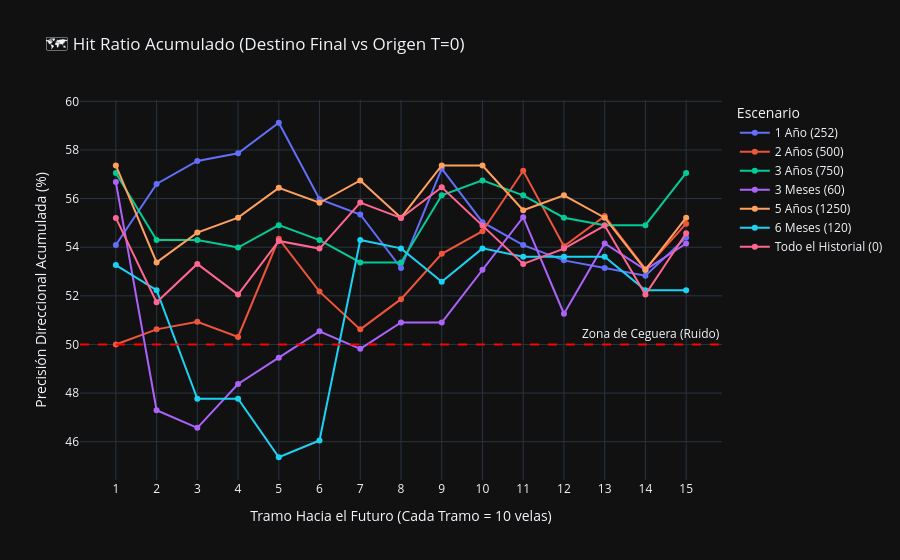

Notebook cell for this chart:
### Markdown cell above
### 🗺️ Módulo 3.5: Hit Ratio Acumulado (Perspectiva Macro vs T=0)
A diferencia del Hit Local (que puede caer por reversión a la media), esta métrica responde a la pregunta: *¿El precio final del tramo N terminó en la misma dirección general (respecto al punto de partida $t=0$) que predijo SINDy?*

### Code cell
if not df_clean.empty and 'CumHit_B1' in df_clean.columns:
    cum_hit_cols = [f'CumHit_B{i}' for i in range(1, 16)]
    
    # Promedio global según el Escenario (Periodo + Intervalo)
    cum_decay_df = df_clean.groupby('Escenario')[cum_hit_cols].mean().reset_index()
    
    # Transponer los datos (Melt)
    cum_decay_melted = pd.melt(cum_decay_df, id_vars=['Escenario'], value_vars=cum_hit_cols, 
                           var_name='Bloque_Futuro', value_name='CumHit_Ratio')
    
    # Extraer el número de Tramo para el Eje X
    cum_decay_melted['CumHit_Ratio'] = cum_decay_melted['CumHit_Ratio'] * 100
    cum_decay_melted['Tramo_Futuro'] = cum_decay_melted['Bloque_Futuro'].str.extract(r'(\d+)').astype(int)
    
    fig = px.line(cum_decay_melted, x='Tramo_Futuro', y='CumHit_Ratio', color='Escenario', markers=True,
                  title="🗺️ Hit Ratio Acumulado (Destino Final vs Origen T=0)",
                  labels={'Tramo_Futuro': 'Tramo Hacia el Futuro (Cada Tramo = 10 velas)', 'CumHit_Ratio': 'Precisión Direccional Acumulada (%)'})
    
    fig.add_hline(y=50, line_dash="dash", line_color="red", annotation_text="Zona de Ceguera (Ruido)")
    fig.update_xaxes(dtick=1) # Mostrar todos los números del 1 al 15 en el eje X
    fig.update_layout(template='plotly_dark')
    fig.show()
elif not df_clean.empty:
    print("⚠️ La base de datos actual no contiene las columnas 'CumHit_B'. Por favor vuelve a generar la base de datos ejecutando el simulador (Notebook 1B).")

### Figure 1 — Plotly figure (JSON) as saved in the notebook; plotly's stock layout.template omitted (floating-point values rounded to 4 significant figures)
{"data": [{"hovertemplate": "Escenario=1 Año (252)<br>Tramo Hacia el Futuro (Cada Tramo = 10 velas)=%{x}<br>Precisión Direccional Acumulada (%)=%{y}<extra></extra>", "legendgroup": "1 Año (252)", "line": {"color": "#636efa", "dash": "solid"}, "marker": {"symbol": "circle"}, "mode": "lines+markers", "name": "1 Año (252)", "orientation": "v", "showlegend": true, "type": "scatter", "x": [1, 2, 3, 4, 5, 6, 7, 8, 9, 10, 11, 12, 13, 14, 15], "xaxis": "x", "y": [54.09, 56.6, 57.55, 57.86, 59.12, 55.97, 55.35, 53.14, 57.23, 55.03, 54.09, 53.46, 53.14, 52.83, 54.4], "yaxis": "y"}, {"hovertemplate": "Escenario=2 Años (500)<br>Tramo Hacia el Futuro (Cada Tramo = 10 velas)=%{x}<br>Precisión Direccional Acumulada (%)=%{y}<extra></extra>", "legendgroup": "2 Años (500)", "line": {"color": "#EF553B", "dash": "solid"}, "marker": {"symbol": "circle"}, "mode": "lines+markers", "name": "2 Años (500)", "orientation": "v", "showlegend": true, "type": "scatter", "x": [1, 2, 3, 4, 5, 6, 7, 8, 9, 10, 11, 12, 13, 14, 15], "xaxis": "x", "y": [50.0, 50.62, 50.93, 50.31, 54.35, 52.17, 50.62, 51.86, 53.73, 54.66, 57.14, 54.04, 55.28, 53.11, 54.97], "yaxis": "y"}, {"hovertemplate": "Escenario=3 Años (750)<br>Tramo Hacia el Futuro (Cada Tramo = 10 velas)=%{x}<br>Precisión Direccional Acumulada (%)=%{y}<extra></extra>", "legendgroup": "3 Años (750)", "line": {"color": "#00cc96", "dash": "solid"}, "marker": {"symbol": "circle"}, "mode": "lines+markers", "name": "3 Años (750)", "orientation": "v", "showlegend": true, "type": "scatter", "x": [1, 2, 3, 4, 5, 6, 7, 8, 9, 10, 11, 12, 13, 14, 15], "xaxis": "x", "y": [57.06, 54.29, 54.29, 53.99, 54.91, 54.29, 53.37, 53.37, 56.13, 56.75, 56.13, 55.21, 54.91, 54.91, 57.06], "yaxis": "y"}, {"hovertemplate": "Escenario=3 Meses (60)<br>Tramo Hacia el Futuro (Cada Tramo = 10 velas)=%{x}<br>Precisión Direccional Acumulada (%)=%{y}<extra></extra>", "legendgroup": "3 Meses (60)", "line": {"color": "#ab63fa", "dash": "solid"}, "marker": {"symbol": "circle"}, "mode": "lines+markers", "name": "3 Meses (60)", "orientation": "v", "showlegend": true, "type": "scatter", "x": [1, 2, 3, 4, 5, 6, 7, 8, 9, 10, 11, 12, 13, 14, 15], "xaxis": "x", "y": [56.68, 47.29, 46.57, 48.38, 49.46, 50.54, 49.82, 50.9, 50.9, 53.07, 55.23, 51.26, 54.15, 53.07, 54.15], "yaxis": "y"}, {"hovertemplate": "Escenario=5 Años (1250)<br>Tramo Hacia el Futuro (Cada Tramo = 10 velas)=%{x}<br>Precisión Direccional Acumulada (%)=%{y}<extra></extra>", "legendgroup": "5 Años (1250)", "line": {"color": "#FFA15A", "dash": "solid"}, "marker": {"symbol": "circle"}, "mode": "lines+markers", "name": "5 Años (1250)", "orientation": "v", "showlegend": true, "type": "scatter", "x": [1, 2, 3, 4, 5, 6, 7, 8, 9, 10, 11, 12, 13, 14, 15], "xaxis": "x", "y": [57.36, 53.37, 54.6, 55.21, 56.44, 55.83, 56.75, 55.21, 57.36, 57.36, 55.52, 56.13, 55.21, 53.07, 55.21], "yaxis": "y"}, {"hovertemplate": "Escenario=6 Meses (120)<br>Tramo Hacia el Futuro (Cada Tramo = 10 velas)=%{x}<br>Precisión Direccional Acumulada (%)=%{y}<extra></extra>", "legendgroup": "6 Meses (120)", "line": {"color": "#19d3f3", "dash": "solid"}, "marker": {"symbol": "circle"}, "mode": "lines+markers", "name": "6 Meses (120)", "orientation": "v", "showlegend": true, "type": "scatter", "x": [1, 2, 3, 4, 5, 6, 7, 8, 9, 10, 11, 12, 13, 14, 15], "xaxis": "x", "y": [53.26, 52.23, 47.77, 47.77, 45.36, 46.05, 54.3, 53.95, 52.58, 53.95, 53.61, 53.61, 53.61, 52.23, 52.23], "yaxis": "y"}, {"hovertemplate": "Escenario=Todo el Historial (0)<br>Tramo Hacia el Futuro (Cada Tramo = 10 velas)=%{x}<br>Precisión Direccional Acumulada (%)=%{y}<extra></extra>", "legendgroup": "Todo el Historial (0)", "line": {"color": "#FF6692", "dash": "solid"}, "marker": {"symbol": "circle"}, "mode": "lines+markers", "name": "Todo el Historial (0)", "orientation": "v", "showlegend": true, "type": "scatter", "x": [1, 2, 3, 4, 5, 6, 7, 8, 9, 10, 11, 12, 13, 14, 15], "xaxis": "x", "y": [55.21, 51.74, 53.31, 52.05, 54.26, 53.94, 55.84, 55.21, 56.47, 54.89, 53.31, 53.94, 54.89, 52.05, 54.57], "yaxis": "y"}], "layout": {"annotations": [{"showarrow": false, "text": "Zona de Ceguera (Ruido)", "x": 1, "xanchor": "right", "xref": "x domain", "y": 50, "yanchor": "bottom", "yref": "y"}], "legend": {"title": {"text": "Escenario"}, "tracegroupgap": 0}, "shapes": [{"line": {"color": "red", "dash": "dash"}, "type": "line", "x0": 0, "x1": 1, "xref": "x domain", "y0": 50, "y1": 50, "yref": "y"}], "title": {"text": "🗺️ Hit Ratio Acumulado (Destino Final vs Origen T=0)"}, "xaxis": {"anchor": "y", "domain": [0, 1], "dtick": 1, "title": {"text": "Tramo Hacia el Futuro (Cada Tramo = 10 velas)"}}, "yaxis": {"anchor": "x", "domain": [0, 1], "title": {"text": "Precisión Direccional Acumulada (%)"}}}}
